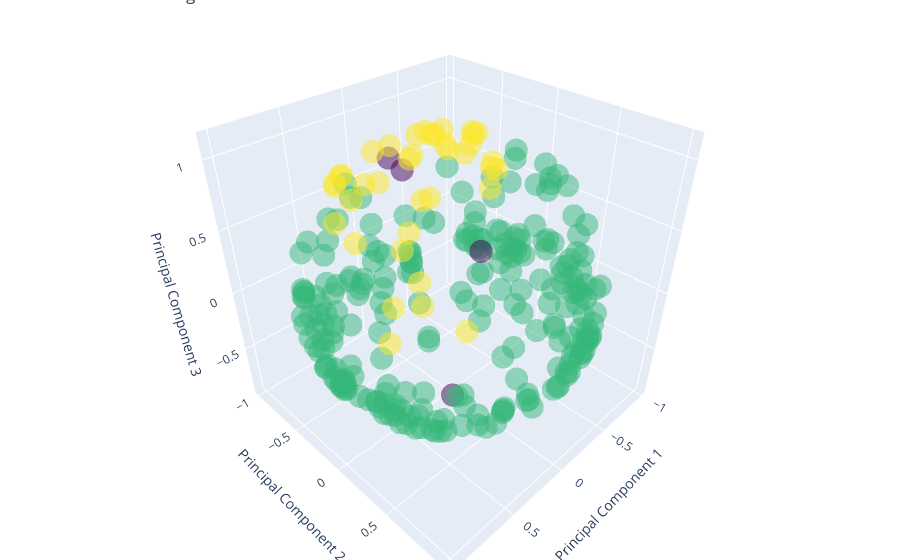

Notebook cell for this chart:
### Code cell
interactive_visualization(x, cluster_labels)

### Figure 1 — Plotly figure (JSON) as saved in the notebook; plotly's stock layout.template omitted (floating-point values rounded to 4 significant figures; data arrays with more than 128 entries replaced by an {"elided": "..."} marker saying what was removed)
{"data": [{"marker": {"color": {"elided": "282 int values"}, "colorscale": [[0, "#440154"], [0.1111, "#482878"], [0.2222, "#3e4989"], [0.3333, "#31688e"], [0.4444, "#26828e"], [0.5556, "#1f9e89"], [0.6667, "#35b779"], [0.7778, "#6ece58"], [0.8889, "#b5de2b"], [1, "#fde725"]], "opacity": 0.5}, "mode": "markers", "text": "Cluster Labels", "type": "scatter3d", "x": {"elided": "282 float values"}, "y": {"elided": "282 float values"}, "z": {"elided": "282 float values"}}], "layout": {"margin": {"b": 0, "l": 0, "r": 0, "t": 0}, "scene": {"xaxis": {"title": {"text": "Principal Component 1"}}, "yaxis": {"title": {"text": "Principal Component 2"}}, "zaxis": {"title": {"text": "Principal Component 3"}}}, "title": {"text": "DBSCAN Clustering 3D Visualization"}}}
